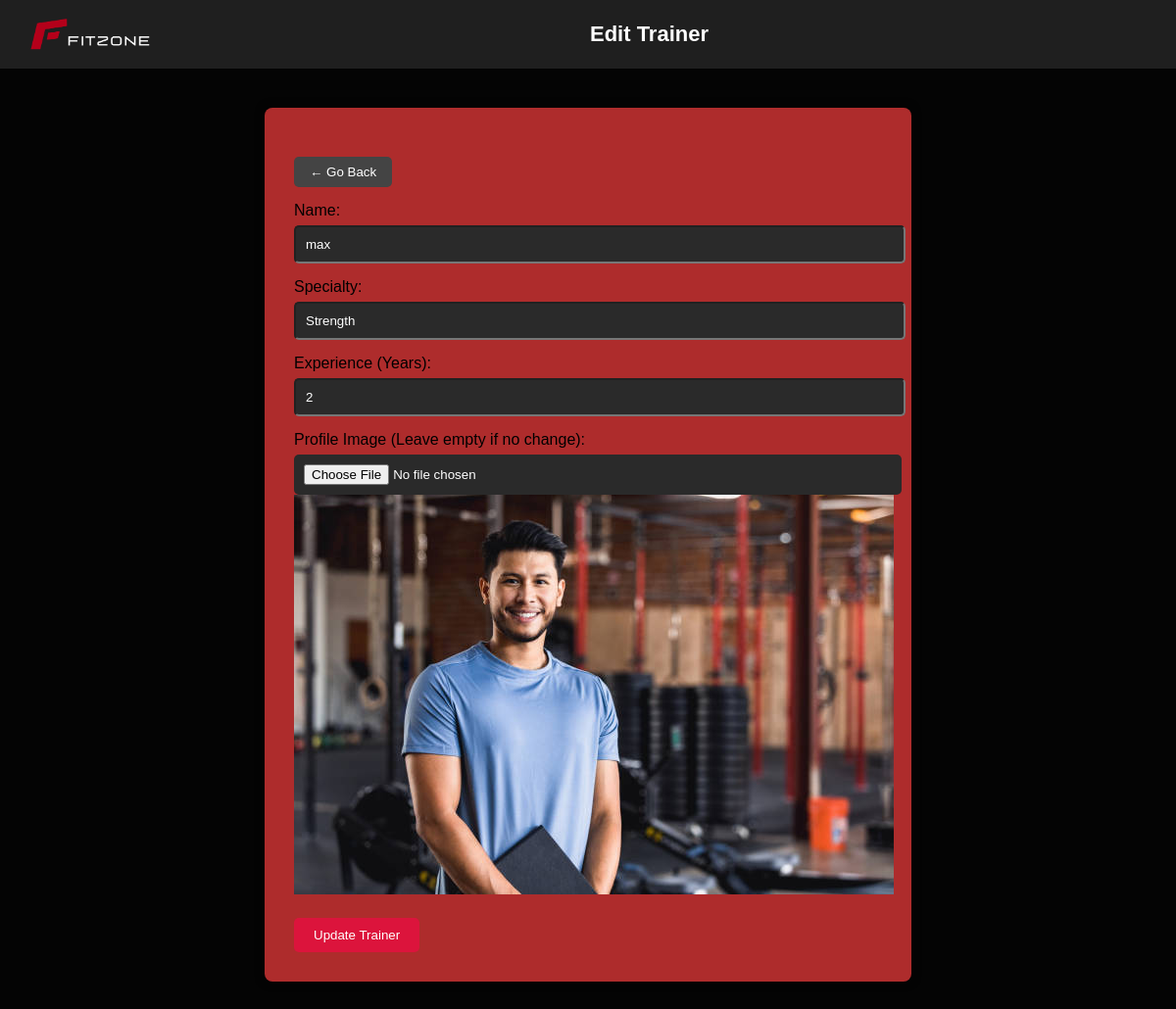
The app's page /gym/includes/admin/updatetrainer.php?id=4 (signed in) with its own data.
### tables this page shows
CREATE TABLE `trainers` (
  `trainer_id` int(11) NOT NULL,
  `name` varchar(255) NOT NULL,
  `specialty` varchar(255) NOT NULL,
  `experience` int(11) NOT NULL,
  `profile` varchar(255) NOT NULL
);

### gym/includes/admin/updatetrainer.php (the view, shortened to what this page needs)
<?php
include '../dbconnect.php';
if (isset($_GET['id'])) {
    $trainer_id = $_GET['id'];
    $query = "SELECT * FROM trainers WHERE trainer_id = $trainer_id";
    $result = mysqli_query($conn, $query);
    $trainer = mysqli_fetch_assoc($result);
} else {
    echo "No trainer ID provided.";
    exit();
}
?>
<!DOCTYPE html>
<html>
<head>
</head>
<body>
<div class="header">
    <img src="../image/logo.png" alt="Logo">
    <h1>Edit Trainer</h1>
</div>
<div class="container">
    <a href="managetrainers.php"><button class="back-btn">← Go Back</button></a>
    <form method="POST" action="updatetrainer.php?id=<?= $trainer['trainer_id'] ?>" enctype="multipart/form-data">
        <label>Name:</label>
        <input type="text" name="name" value="<?= $trainer['name'] ?>" required>
        <label>Specialty:</label>
        <input type="text" name="specialty" value="<?= $trainer['specialty'] ?>" required>
        <label>Experience (Years):</label>
        <input type="number" name="experience" value="<?= $trainer['experience'] ?>" required>
        <label>Profile Image (Leave empty if no change):</label>
        <input type="file" name="image" accept="image/*">
        <img src="<?= htmlspecialchars($trainer['profile']) ?>" class="preview" alt="Current Image">
        <br><button type="submit">Update Trainer</button>
    </form>
</div>
</body>
</html>

### gym/includes/admin/updatetrainer.php (style rules this page uses)
body { font-family: Arial, sans-serif; background-color:rgb(4, 4, 4); margin: 0; }
.header { background-color: #1f1f1f; color: white; padding: 15px 30px; display: flex; align-items: center; justify-content: space-between; }
.header img { height: 40px; }
.header h1 { margin: 0; flex-grow: 1; text-align: center; font-size: 22px; }
.container { max-width: 600px; margin: 40px auto; background-color:rgb(174, 44, 44); padding: 30px; border-radius: 8px; box-shadow: 0 0 10px rgba(0,0,0,0.5); }
label { display: block; margin-bottom: 6px; margin-top: 15px; }
input[type="text"], input[type="number"], input[type="file"] { width: 100%; padding: 10px; background-color: #2a2a2a; color:white; border: 12x ; border-radius: 5px; box-shadow: white; }
button { margin-top: 20px; padding: 10px 20px; background-color: crimson; color: white; border: none; border-radius: 5px; cursor: pointer; }
.back-btn { text-decoration: none; color: white; background-color: #444; padding: 8px 16px; border-radius: 5px; }

### records on screen
trainers: name "max", specialty "Strength", experience "2", profile (picture)
